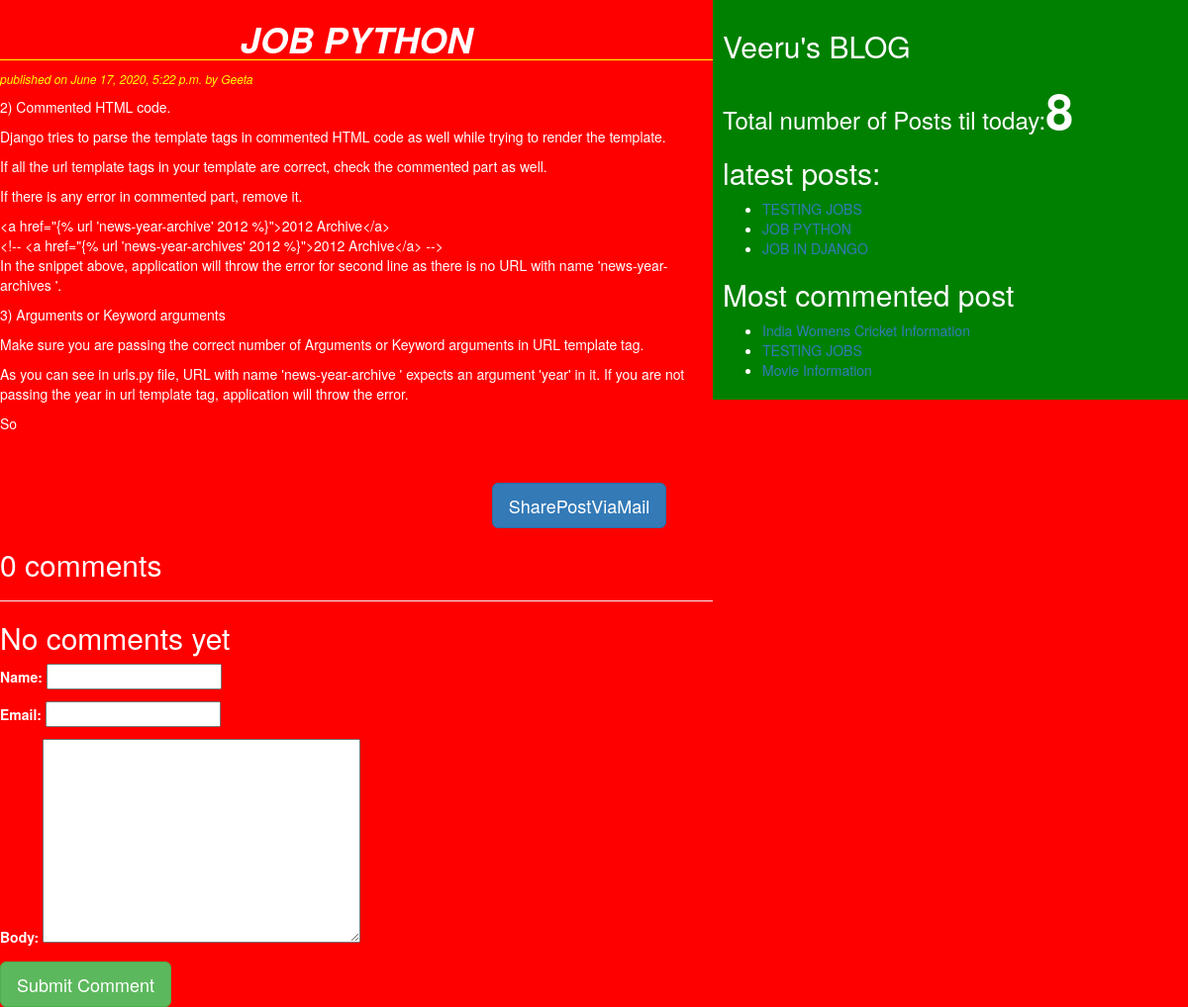
Page /2020/06/17/job-python/ on the committed database.
### blog/models.py (models this page shows, shortened)
class Post(models.Model):
    STATUS_CHOICES=(('draft','Draft'),('published','Published'))
    title=models.CharField(max_length=256)
    slug=models.SlugField(max_length=264,unique_for_date='publish')
    author=models.ForeignKey(User,on_delete=models.CASCADE,related_name='blog_posts')
    body=models.TextField()
    publish=models.DateTimeField(default=timezone.now)
    created=models.DateTimeField(auto_now_add=True)
    update=models.DateTimeField(auto_now=True)
    status=models.CharField(max_length=10,choices=STATUS_CHOICES,default='draft')
    objects=CoustomManager()
    tags=TaggableManager()
    class Meta:
        ordering=('-publish',)
    def get_absolute_url(self):
        return reverse ('post_detail',args=[self.publish.year,self.publish.strftime('%m'),self.publish.strftime('%d'),self.slug])

### blog/views.py (the view)
# urls.py: re_path('(?P<year>\d{4})/(?P<month>\d{2})/(?P<day>\d{2})/(?P<post>[-\w]+)/$', views.postdetailsview,name='post_detail'),
def postdetailsview(request,year,month,day,post):
    post=get_object_or_404(Post,slug=post,status='published',publish__year=year,publish__month=month,publish__day=day)
    comments=post.comments.filter(active=True)
    csubmit=False
    if request.method=='POST':
        form=CommentForm(request.POST)
        if form.is_valid():
            new_comment=form.save(commit=False)
            new_comment.post=post
            new_comment.save()
            csubmit=True
    else:
        form=CommentForm()
    return render(request,'blog/post_detail.html',{'post':post,'comments':comments,'csubmit':csubmit,'form':form})

### blog/forms.py
class CommentForm(forms.ModelForm):
    class Meta:
        model=Comment
        fields=('name','email','body')

### blog/models.py (called while the page is built)
    def get_queryset(self):
        return super().get_queryset().filter(status='published')

### blog/templatetags/blog_tags.py (called while the page is built)
@register.simple_tag
def total_posts():
    return Post.objects.count()

@register.inclusion_tag('blog/latest_post123.html')
def show_latest_posts():
    latest_posts=Post.objects.order_by('-publish')[:3]
    return {'latest_posts':latest_posts}

@register.simple_tag
def get_most_commented_posts(count=3):
    return Post.objects.annotate(total_comments=Count('comments')).order_by('-total_comments')[:count]

### templates/blog/post_detail.html (shortened to what this page needs)
<!DOCTYPE html>
{%extends 'blog/base.html'%}
{%block content_block%}
<h1>{{post.title}}</h1>
<p id='date'>published on {{post.publish}} by {{post.author|title}}</p>
{{post.body|linebreaks}}<br><br>
<div class="container" align='center'>
  <a href="/{{post.id}}/share" class="btn btn-primary btn-lg">SharePostViaMail</a>
</div>
{%with comments.count as comments_count%}
<h2>{{comments_count}} comment{{comments_count|pluralize}}</h2>
{%endwith%}<hr>
{%if comments%}
  {%for comment in comments%}
    <p id='ch'>comment {{forloop.counter}} by {{comment.name}} on {{comment.created}}</p>
    <div class="cb">
      {{comment.body|linebreaks}}
    </div>
    <hr>
    {%endfor%}
    {%else%}
      <h2>No comments yet</h2>
{%endif%}
{%if csubmit%}
  <h2>Comment add successfully thanku you</h2>
  {%else%}
  <form  method="post">
    {{form.as_p}}
    <input type="submit" class="btn btn-lg btn-success" value="Submit Comment">
  </form>
{%endif%}
{%endblock%}

### templates/blog/base.html (shortened to what this page needs)
<!DOCTYPE html>
{%load blog_tags%}
{%load static%}
<html lang="en" dir="ltr">
  <head>
    <link rel="stylesheet" href="https://maxcdn.bootstrapcdn.com/bootstrap/3.3.7/css/bootstrap.min.css">
    <link rel="stylesheet" href="{%static 'css/blogdemo.css'%}">
  </head>
  <body>
    <div class="content">
      {%block content_block%}
      {%endblock%}
    </div>
    <div class="sidebar">
      <h2>Veeru's BLOG</h2>
      <h3>Total number of Posts til today:<span id ="pcount">{%total_posts%}</span></h3>
      {%show_latest_posts%}
      <h2>Most commented post</h2>
      {%get_most_commented_posts as most_commented_post%}
      <ul>
        {%for post in most_commented_post%}
        <li><a href="{{post.get_absolute_url}}">{{post.title}}</a></li>
        {%endfor%}
      </ul>
    </div>
  </body>
</html>

### templates/blog/latest_post123.html
<h2>latest posts:</h2>
<ul>
  {%for post in latest_posts%}
  <li><a href="{{post.get_absolute_url}}">{{post.title}}</a></li>
  {%endfor%}
</ul>

### static/css/blogdemo.css (style rules this page uses)
.content { width:60%; float: left; padding: 0,0,0,30px; background: red; color: white; height: 100%; }
.sidebar { width:40%; float: right; padding:10px; background: green; color: white; height: 100%; }
h1 { text-align: center; font-weight: bold; font-style: italic; border-bottom: 1px solid yellow; }
body { background: red; color: white; }
#date { color: yellow; font-size: 12px; font-style: italic; }
#pcount { font-size: 50px; font-weight: bold; }

### rows in the picture
Post: title "JOB PYTHON", publish "June 17, 2020, 5:22 p.m.", author "Geeta", body "2) Commented HTML code. Django tries to parse the template tags in commented HTML code as well while trying to render the template. If all the url template tags in your template are correct, check the commented part as well. If there is any error in commented part, remove it. <a href=\"{% url 'news-year-archive' 2012 %}\">2012 Archive</a> <!-- <a href=\"{% url 'news-year-archives' 2012 %}\">2012 Archive</a> --> In the snippet above, application will throw the error for second line as there is no URL with name 'news-year-archives '. 3) Arguments or Keyword arguments Make sure you are passing the correct number of Arguments or Keyword arguments in URL template tag. As you can see in urls.py file,…"
Post: title "TESTING JOBS"
Post: title "JOB IN DJANGO"
Post: title "India Womens Cricket Information"
Post: title "Movie Information"

### other values in the picture
{{ comments_count }} "0"
